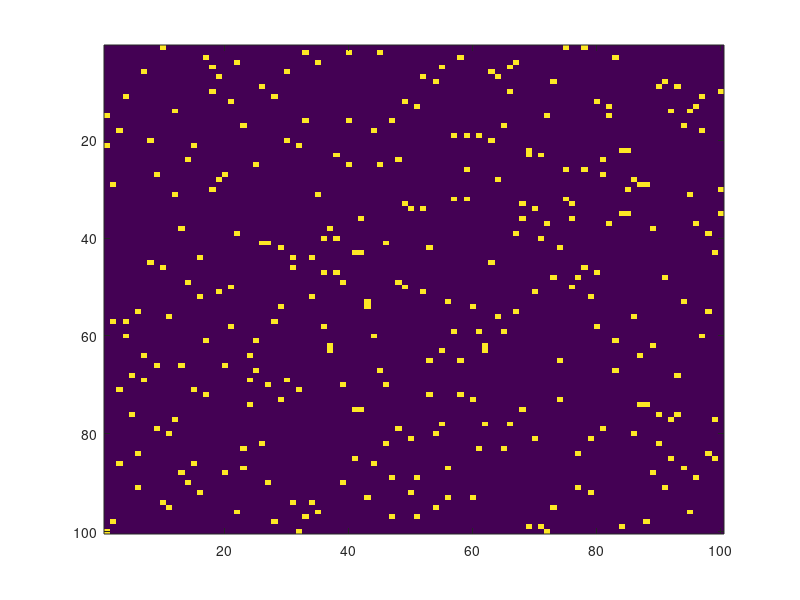

Here is the MATLAB script that generated this plot:
clear
close

%NaN matrix with NaN on 3 diagonals
nan_mat = diag(NaN(100,1)) + diag(NaN(99,1),1) + diag(NaN(99,1),-1);

%Array of random integers. Each column gets progessively larger
myArray = rand(100).*(1:100)*2; 

%Add to nan_mat
myArray = myArray + nan_mat;

% Shuffle columns and rows
myArray = myArray(randperm(100),:);
myArray = myArray(:,randperm(100));

%Confirm
figure,
imagesc(isnan(myArray))

%Should return 1
all(isnan(mean(myArray)))

%Save
save nan_matrix.mat myArray

